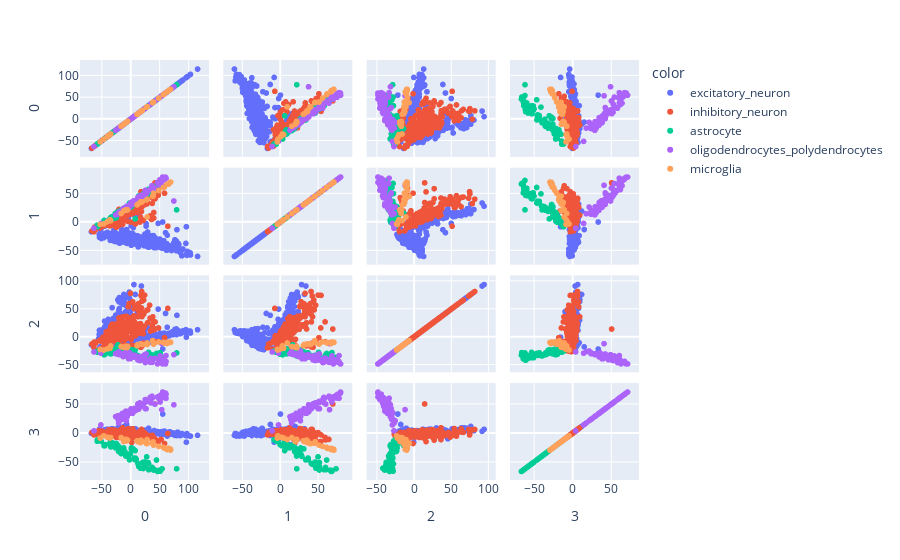

The code cell stored with this chart in its notebook:
### Code cell
px.scatter_matrix(components,dimensions=range(4),color=metadata[0].values)
